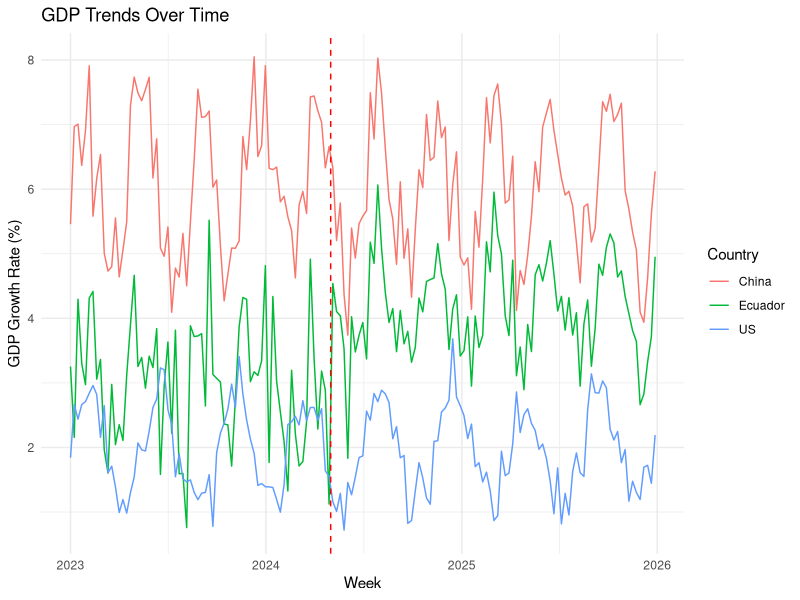
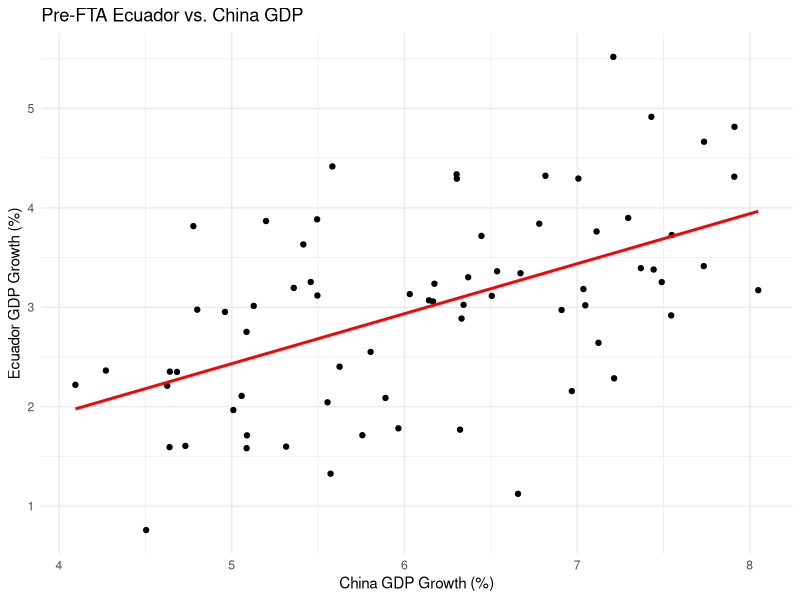
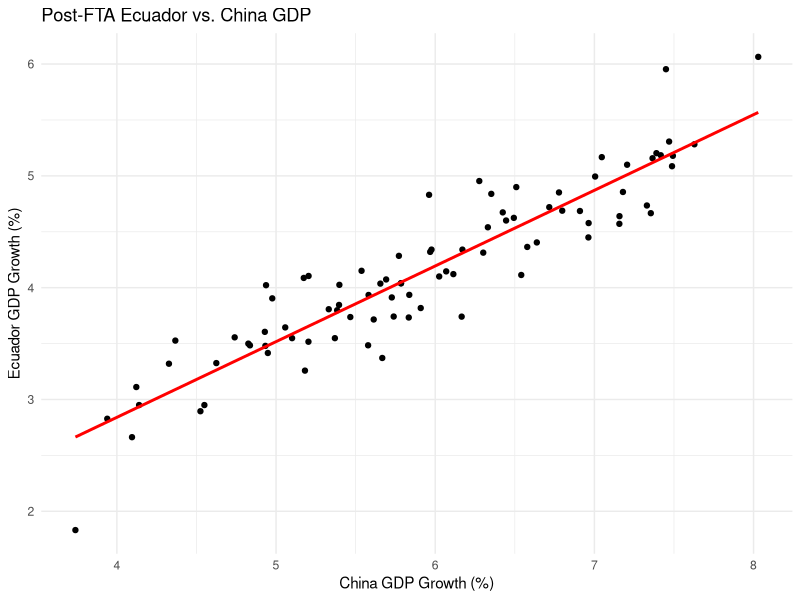
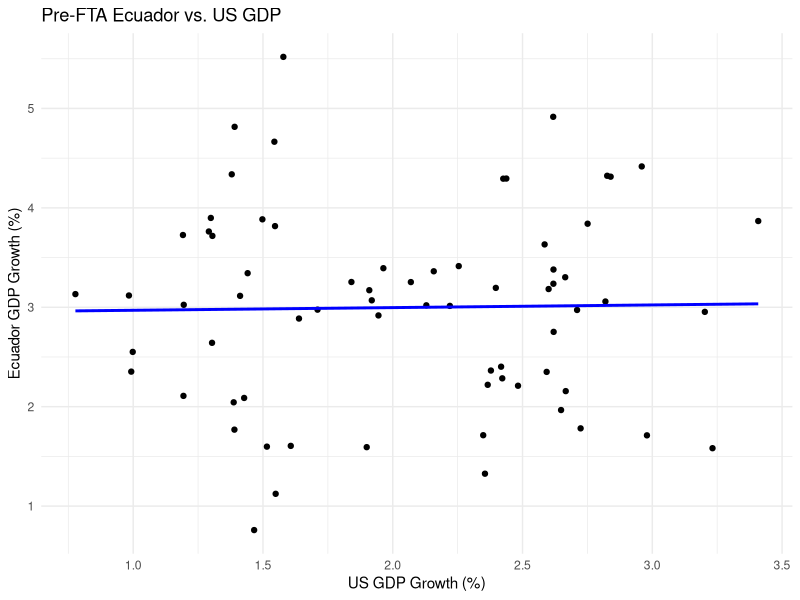
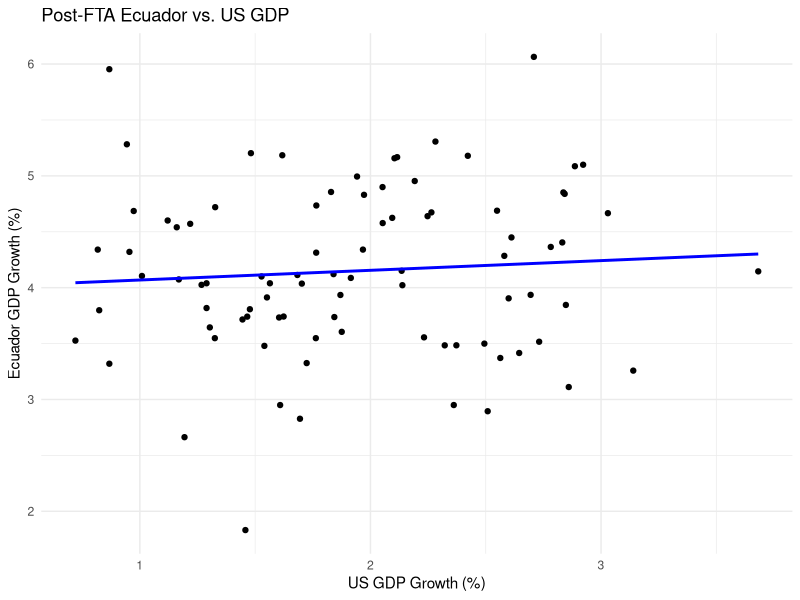
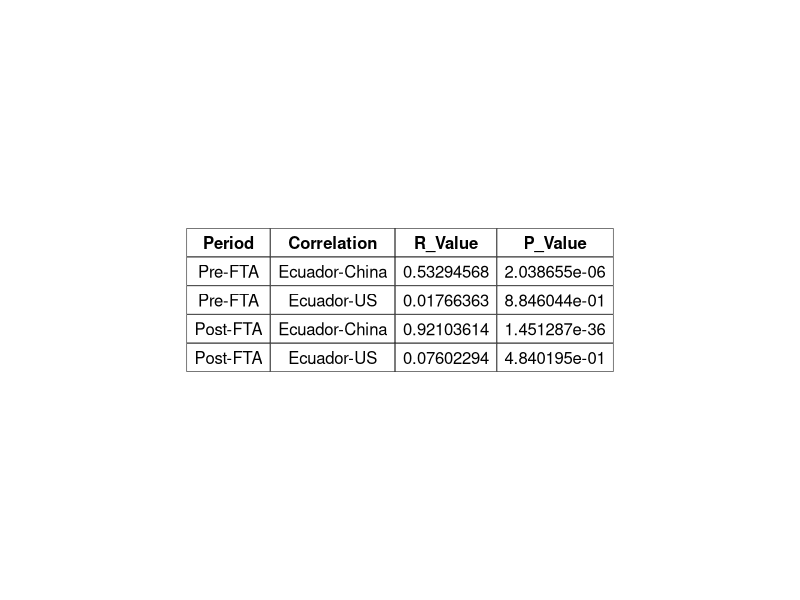
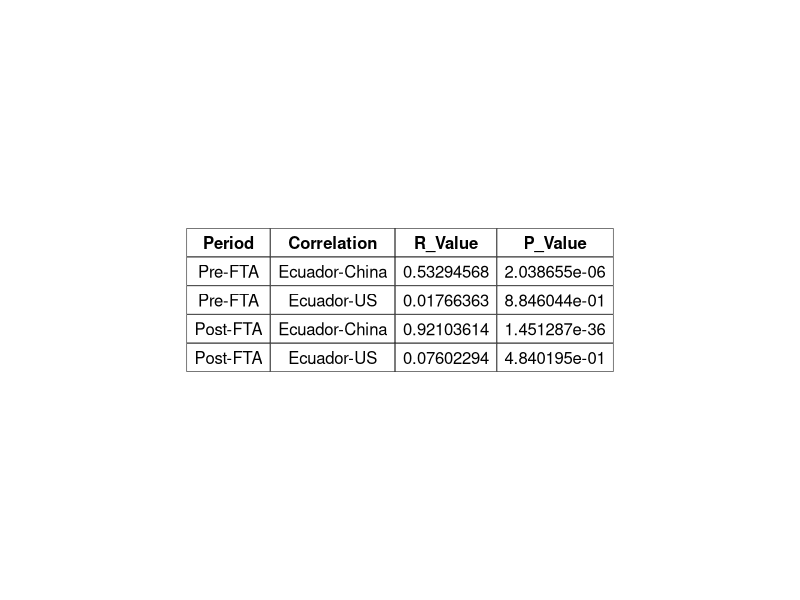

The R source for these figures, in order:
install.packages(c("tidyverse", "ggplot2", "lubridate", "ggpubr"))
library(tidyverse)
library(ggplot2)
library(lubridate)
library(ggpubr)

dataset <- read.csv("Final_Adjusted_Business_Cycles_Data.csv")

dataset <- dataset %>%
  rename(
    Week = Week,
    GDP_Ecuador = GDP_Ecuador....,
    GDP_US = GDP_US....,
    GDP_China = GDP_China....,
    Trade_US = Trade_US..Billion.USD.,
    Trade_China = Trade_China..Billion.USD.,
    Period = Period
  )

dataset$Week <- as.Date(dataset$Week)

fta_date <- as.Date("2024-05-01")

dataset <- dataset %>%
  mutate(Period = if_else(Week < fta_date, "Pre-FTA", "Post-FTA"))

pre_fta_data <- dataset %>% filter(Period == "Pre-FTA")
post_fta_data <- dataset %>% filter(Period == "Post-FTA")

cor_pre_china <- cor(pre_fta_data$GDP_Ecuador, pre_fta_data$GDP_China, use = "complete.obs")
cor_pre_us <- cor(pre_fta_data$GDP_Ecuador, pre_fta_data$GDP_US, use = "complete.obs")
cor_post_china <- cor(post_fta_data$GDP_Ecuador, post_fta_data$GDP_China, use = "complete.obs")
cor_post_us <- cor(post_fta_data$GDP_Ecuador, post_fta_data$GDP_US, use = "complete.obs")

cor_test_pre_china <- cor.test(pre_fta_data$GDP_Ecuador, pre_fta_data$GDP_China)
cor_test_pre_us <- cor.test(pre_fta_data$GDP_Ecuador, pre_fta_data$GDP_US)
cor_test_post_china <- cor.test(post_fta_data$GDP_Ecuador, post_fta_data$GDP_China)
cor_test_post_us <- cor.test(post_fta_data$GDP_Ecuador, post_fta_data$GDP_US)

ggplot(dataset, aes(x = Week)) +
  geom_line(aes(y = GDP_Ecuador, color = "Ecuador")) +
  geom_line(aes(y = GDP_China, color = "China")) +
  geom_line(aes(y = GDP_US, color = "US")) +
  geom_vline(xintercept = as.numeric(fta_date), linetype = "dashed", color = "red") +
  labs(title = "GDP Trends Over Time", y = "GDP Growth Rate (%)", color = "Country") +
  theme_minimal()

ggplot(pre_fta_data, aes(x = GDP_China, y = GDP_Ecuador)) +
  geom_point() +
  geom_smooth(method = "lm", se = FALSE, color = "red") +
  labs(title = "Pre-FTA Ecuador vs. China GDP", 
       x = "China GDP Growth (%)", 
       y = "Ecuador GDP Growth (%)") +
  theme_minimal()

ggplot(post_fta_data, aes(x = GDP_China, y = GDP_Ecuador)) +
  geom_point() +
  geom_smooth(method = "lm", se = FALSE, color = "red") +
  labs(title = "Post-FTA Ecuador vs. China GDP", 
       x = "China GDP Growth (%)", 
       y = "Ecuador GDP Growth (%)") +
  theme_minimal()

ggplot(pre_fta_data, aes(x = GDP_US, y = GDP_Ecuador)) +
  geom_point() +
  geom_smooth(method = "lm", se = FALSE, color = "blue") +
  labs(title = "Pre-FTA Ecuador vs. US GDP", 
       x = "US GDP Growth (%)", 
       y = "Ecuador GDP Growth (%)") +
  theme_minimal()

ggplot(post_fta_data, aes(x = GDP_US, y = GDP_Ecuador)) +
  geom_point() +
  geom_smooth(method = "lm", se = FALSE, color = "blue") +
  labs(title = "Post-FTA Ecuador vs. US GDP", 
       x = "US GDP Growth (%)", 
       y = "Ecuador GDP Growth (%)") +
  theme_minimal()

final_correlation_table <- tibble(
  Period = c("Pre-FTA", "Pre-FTA", "Post-FTA", "Post-FTA"),
  Correlation = c("Ecuador-China", "Ecuador-US", "Ecuador-China", "Ecuador-US"),
  R_Value = c(cor_pre_china, cor_pre_us, cor_post_china, cor_post_us),
  P_Value = c(cor_test_pre_china$p.value, cor_test_pre_us$p.value, cor_test_post_china$p.value, cor_test_post_us$p.value)
)

write.csv(final_correlation_table, "Final_Correlation_Table.csv", row.names = FALSE)

pretty_table <- ggtexttable(
  final_correlation_table,
  rows = NULL,
  theme = ttheme("classic", base_size = 12)
)

pretty_table

ggsave("Final_Correlation_Table.png", plot = pretty_table, width = 6, height = 4)